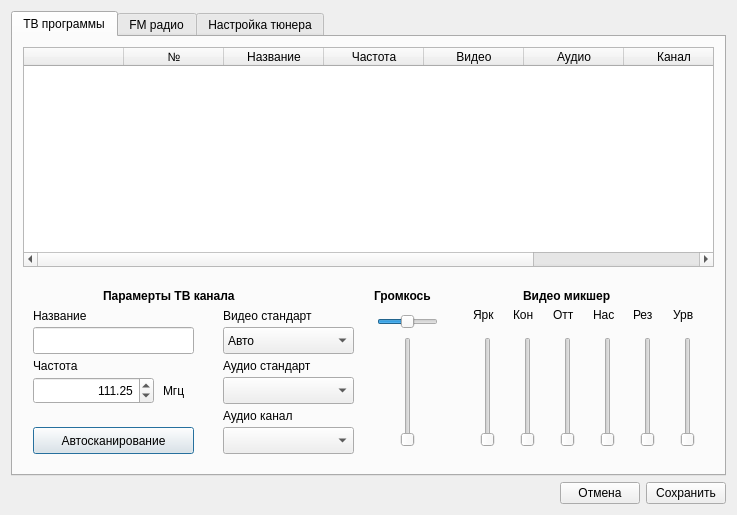
<?xml version="1.0" encoding="UTF-8"?>
<ui version="4.0">
 <class>PropertiesDialog</class>
 <widget class="QDialog" name="PropertiesDialog">
  <property name="windowModality">
   <enum>Qt::WindowModal</enum>
  </property>
  <property name="geometry">
   <rect>
    <x>0</x>
    <y>0</y>
    <width>737</width>
    <height>515</height>
   </rect>
  </property>
  <property name="windowTitle">
   <string>QtTvTime Настройка</string>
  </property>
  <property name="modal">
   <bool>true</bool>
  </property>
  <layout class="QVBoxLayout" name="verticalLayout">
   <item>
    <widget class="QTabWidget" name="tabWidget">
     <property name="currentIndex">
      <number>0</number>
     </property>
     <widget class="QWidget" name="tabWidgetPage2">
      <attribute name="title">
       <string>ТВ программы</string>
      </attribute>
      <widget class="QTableWidget" name="tableWidget">
       <property name="geometry">
        <rect>
         <x>10</x>
         <y>10</y>
         <width>691</width>
         <height>220</height>
        </rect>
       </property>
       <property name="editTriggers">
        <set>QAbstractItemView::NoEditTriggers</set>
       </property>
       <property name="alternatingRowColors">
        <bool>true</bool>
       </property>
       <property name="selectionMode">
        <enum>QAbstractItemView::SingleSelection</enum>
       </property>
       <property name="selectionBehavior">
        <enum>QAbstractItemView::SelectRows</enum>
       </property>
       <attribute name="verticalHeaderVisible">
        <bool>false</bool>
       </attribute>
       <column>
        <property name="text">
         <string/>
        </property>
       </column>
       <column>
        <property name="text">
         <string>№</string>
        </property>
       </column>
       <column>
        <property name="text">
         <string>Название</string>
        </property>
       </column>
       <column>
        <property name="text">
         <string>Частота</string>
        </property>
       </column>
       <column>
        <property name="text">
         <string>Видео</string>
        </property>
       </column>
       <column>
        <property name="text">
         <string>Аудио</string>
        </property>
       </column>
       <column>
        <property name="text">
         <string>Канал</string>
        </property>
       </column>
       <column>
        <property name="text">
         <string>Громкость</string>
        </property>
       </column>
      </widget>
      <widget class="QLabel" name="label_4">
       <property name="geometry">
        <rect>
         <x>90</x>
         <y>250</y>
         <width>170</width>
         <height>17</height>
        </rect>
       </property>
       <property name="font">
        <font>
         <weight>75</weight>
         <bold>true</bold>
        </font>
       </property>
       <property name="text">
        <string>Парамерты ТВ канала</string>
       </property>
      </widget>
      <widget class="QLabel" name="label_5">
       <property name="geometry">
        <rect>
         <x>20</x>
         <y>270</y>
         <width>81</width>
         <height>17</height>
        </rect>
       </property>
       <property name="text">
        <string>Название</string>
       </property>
      </widget>
      <widget class="QLineEdit" name="lineEdit_4">
       <property name="geometry">
        <rect>
         <x>20</x>
         <y>290</y>
         <width>161</width>
         <height>27</height>
        </rect>
       </property>
      </widget>
      <widget class="QLabel" name="label_6">
       <property name="geometry">
        <rect>
         <x>20</x>
         <y>320</y>
         <width>67</width>
         <height>17</height>
        </rect>
       </property>
       <property name="text">
        <string>Частота</string>
       </property>
      </widget>
      <widget class="QLabel" name="label_7">
       <property name="geometry">
        <rect>
         <x>150</x>
         <y>345</y>
         <width>31</width>
         <height>17</height>
        </rect>
       </property>
       <property name="text">
        <string>Мгц</string>
       </property>
      </widget>
      <widget class="QDoubleSpinBox" name="doubleSpinBox">
       <property name="geometry">
        <rect>
         <x>20</x>
         <y>340</y>
         <width>121</width>
         <height>27</height>
        </rect>
       </property>
       <property name="alignment">
        <set>Qt::AlignRight|Qt::AlignTrailing|Qt::AlignVCenter</set>
       </property>
       <property name="minimum">
        <double>1.000000000000000</double>
       </property>
       <property name="maximum">
        <double>1000.990000000000009</double>
       </property>
       <property name="singleStep">
        <double>0.250000000000000</double>
       </property>
       <property name="value">
        <double>111.250000000000000</double>
       </property>
      </widget>
      <widget class="QLabel" name="label_8">
       <property name="geometry">
        <rect>
         <x>210</x>
         <y>270</y>
         <width>121</width>
         <height>17</height>
        </rect>
       </property>
       <property name="text">
        <string>Видео стандарт</string>
       </property>
      </widget>
      <widget class="QComboBox" name="comboBox">
       <property name="geometry">
        <rect>
         <x>210</x>
         <y>290</y>
         <width>131</width>
         <height>27</height>
        </rect>
       </property>
       <item>
        <property name="text">
         <string>Авто</string>
        </property>
       </item>
       <item>
        <property name="text">
         <string>SECAM</string>
        </property>
       </item>
       <item>
        <property name="text">
         <string>PAL</string>
        </property>
       </item>
       <item>
        <property name="text">
         <string>NTSC</string>
        </property>
       </item>
      </widget>
      <widget class="QLabel" name="label_9">
       <property name="geometry">
        <rect>
         <x>210</x>
         <y>320</y>
         <width>121</width>
         <height>17</height>
        </rect>
       </property>
       <property name="text">
        <string>Аудио стандарт</string>
       </property>
      </widget>
      <widget class="QPushButton" name="pushButton">
       <property name="geometry">
        <rect>
         <x>20</x>
         <y>390</y>
         <width>161</width>
         <height>27</height>
        </rect>
       </property>
       <property name="text">
        <string>Автосканирование</string>
       </property>
      </widget>
      <widget class="QComboBox" name="comboBox_2">
       <property name="geometry">
        <rect>
         <x>210</x>
         <y>340</y>
         <width>131</width>
         <height>27</height>
        </rect>
       </property>
      </widget>
      <widget class="QComboBox" name="comboBox_3">
       <property name="geometry">
        <rect>
         <x>210</x>
         <y>390</y>
         <width>131</width>
         <height>27</height>
        </rect>
       </property>
      </widget>
      <widget class="QLabel" name="label_10">
       <property name="geometry">
        <rect>
         <x>210</x>
         <y>370</y>
         <width>121</width>
         <height>17</height>
        </rect>
       </property>
       <property name="text">
        <string>Аудио канал</string>
       </property>
      </widget>
      <widget class="QLabel" name="label_11">
       <property name="geometry">
        <rect>
         <x>361</x>
         <y>250</y>
         <width>71</width>
         <height>17</height>
        </rect>
       </property>
       <property name="font">
        <font>
         <weight>75</weight>
         <bold>true</bold>
        </font>
       </property>
       <property name="text">
        <string>Громкось</string>
       </property>
      </widget>
      <widget class="QLabel" name="label_12">
       <property name="geometry">
        <rect>
         <x>510</x>
         <y>250</y>
         <width>131</width>
         <height>17</height>
        </rect>
       </property>
       <property name="font">
        <font>
         <weight>75</weight>
         <bold>true</bold>
        </font>
       </property>
       <property name="text">
        <string>Видео микшер</string>
       </property>
      </widget>
      <widget class="QSlider" name="verticalSlider">
       <property name="geometry">
        <rect>
         <x>380</x>
         <y>300</y>
         <width>29</width>
         <height>110</height>
        </rect>
       </property>
       <property name="orientation">
        <enum>Qt::Vertical</enum>
       </property>
      </widget>
      <widget class="QSlider" name="verticalSlider_2">
       <property name="geometry">
        <rect>
         <x>460</x>
         <y>300</y>
         <width>29</width>
         <height>110</height>
        </rect>
       </property>
       <property name="orientation">
        <enum>Qt::Vertical</enum>
       </property>
      </widget>
      <widget class="QSlider" name="verticalSlider_3">
       <property name="geometry">
        <rect>
         <x>500</x>
         <y>300</y>
         <width>29</width>
         <height>110</height>
        </rect>
       </property>
       <property name="orientation">
        <enum>Qt::Vertical</enum>
       </property>
      </widget>
      <widget class="QSlider" name="verticalSlider_4">
       <property name="geometry">
        <rect>
         <x>580</x>
         <y>300</y>
         <width>29</width>
         <height>110</height>
        </rect>
       </property>
       <property name="orientation">
        <enum>Qt::Vertical</enum>
       </property>
      </widget>
      <widget class="QSlider" name="verticalSlider_5">
       <property name="geometry">
        <rect>
         <x>540</x>
         <y>300</y>
         <width>29</width>
         <height>110</height>
        </rect>
       </property>
       <property name="orientation">
        <enum>Qt::Vertical</enum>
       </property>
      </widget>
      <widget class="QSlider" name="verticalSlider_6">
       <property name="geometry">
        <rect>
         <x>620</x>
         <y>300</y>
         <width>29</width>
         <height>110</height>
        </rect>
       </property>
       <property name="orientation">
        <enum>Qt::Vertical</enum>
       </property>
      </widget>
      <widget class="QSlider" name="verticalSlider_7">
       <property name="geometry">
        <rect>
         <x>660</x>
         <y>300</y>
         <width>29</width>
         <height>110</height>
        </rect>
       </property>
       <property name="orientation">
        <enum>Qt::Vertical</enum>
       </property>
      </widget>
      <widget class="QSlider" name="horizontalSlider">
       <property name="geometry">
        <rect>
         <x>364</x>
         <y>270</y>
         <width>61</width>
         <height>29</height>
        </rect>
       </property>
       <property name="value">
        <number>50</number>
       </property>
       <property name="orientation">
        <enum>Qt::Horizontal</enum>
       </property>
       <property name="tickPosition">
        <enum>QSlider::NoTicks</enum>
       </property>
      </widget>
      <widget class="QLabel" name="label_13">
       <property name="geometry">
        <rect>
         <x>460</x>
         <y>270</y>
         <width>31</width>
         <height>16</height>
        </rect>
       </property>
       <property name="text">
        <string>Ярк</string>
       </property>
      </widget>
      <widget class="QLabel" name="label_14">
       <property name="geometry">
        <rect>
         <x>500</x>
         <y>270</y>
         <width>31</width>
         <height>16</height>
        </rect>
       </property>
       <property name="text">
        <string>Кон</string>
       </property>
      </widget>
      <widget class="QLabel" name="label_15">
       <property name="geometry">
        <rect>
         <x>580</x>
         <y>270</y>
         <width>31</width>
         <height>16</height>
        </rect>
       </property>
       <property name="text">
        <string>Нас</string>
       </property>
      </widget>
      <widget class="QLabel" name="label_16">
       <property name="geometry">
        <rect>
         <x>620</x>
         <y>270</y>
         <width>31</width>
         <height>16</height>
        </rect>
       </property>
       <property name="text">
        <string>Рез</string>
       </property>
      </widget>
      <widget class="QLabel" name="label_17">
       <property name="geometry">
        <rect>
         <x>660</x>
         <y>270</y>
         <width>31</width>
         <height>16</height>
        </rect>
       </property>
       <property name="text">
        <string>Урв</string>
       </property>
      </widget>
      <widget class="QLabel" name="label_18">
       <property name="geometry">
        <rect>
         <x>540</x>
         <y>270</y>
         <width>31</width>
         <height>16</height>
        </rect>
       </property>
       <property name="text">
        <string>Отт</string>
       </property>
      </widget>
     </widget>
     <widget class="QWidget" name="tab">
      <attribute name="title">
       <string>FM радио</string>
      </attribute>
      <widget class="QTableWidget" name="tableWidget_2">
       <property name="geometry">
        <rect>
         <x>10</x>
         <y>10</y>
         <width>691</width>
         <height>220</height>
        </rect>
       </property>
       <column>
        <property name="text">
         <string/>
        </property>
       </column>
       <column>
        <property name="text">
         <string>№</string>
        </property>
       </column>
       <column>
        <property name="text">
         <string>Название</string>
        </property>
       </column>
       <column>
        <property name="text">
         <string>Частота</string>
        </property>
       </column>
       <column>
        <property name="text">
         <string>Аудио</string>
        </property>
       </column>
       <column>
        <property name="text">
         <string>Канал</string>
        </property>
       </column>
       <column>
        <property name="text">
         <string>Громкость</string>
        </property>
       </column>
      </widget>
      <widget class="QDoubleSpinBox" name="doubleSpinBox_2">
       <property name="geometry">
        <rect>
         <x>20</x>
         <y>340</y>
         <width>121</width>
         <height>27</height>
        </rect>
       </property>
       <property name="alignment">
        <set>Qt::AlignRight|Qt::AlignTrailing|Qt::AlignVCenter</set>
       </property>
       <property name="minimum">
        <double>1.000000000000000</double>
       </property>
       <property name="maximum">
        <double>1000.990000000000009</double>
       </property>
       <property name="singleStep">
        <double>0.250000000000000</double>
       </property>
       <property name="value">
        <double>111.250000000000000</double>
       </property>
      </widget>
      <widget class="QSlider" name="verticalSlider_8">
       <property name="geometry">
        <rect>
         <x>380</x>
         <y>300</y>
         <width>29</width>
         <height>110</height>
        </rect>
       </property>
       <property name="orientation">
        <enum>Qt::Vertical</enum>
       </property>
      </widget>
      <widget class="QLabel" name="label_20">
       <property name="geometry">
        <rect>
         <x>361</x>
         <y>250</y>
         <width>71</width>
         <height>17</height>
        </rect>
       </property>
       <property name="font">
        <font>
         <weight>75</weight>
         <bold>true</bold>
        </font>
       </property>
       <property name="text">
        <string>Громкось</string>
       </property>
      </widget>
      <widget class="QPushButton" name="pushButton_2">
       <property name="geometry">
        <rect>
         <x>20</x>
         <y>390</y>
         <width>161</width>
         <height>27</height>
        </rect>
       </property>
       <property name="text">
        <string>Автосканирование</string>
       </property>
      </widget>
      <widget class="QComboBox" name="comboBox_4">
       <property name="geometry">
        <rect>
         <x>210</x>
         <y>290</y>
         <width>131</width>
         <height>27</height>
        </rect>
       </property>
      </widget>
      <widget class="QLabel" name="label_21">
       <property name="geometry">
        <rect>
         <x>90</x>
         <y>250</y>
         <width>180</width>
         <height>17</height>
        </rect>
       </property>
       <property name="font">
        <font>
         <weight>75</weight>
         <bold>true</bold>
        </font>
       </property>
       <property name="text">
        <string>Парамерты FM канала</string>
       </property>
      </widget>
      <widget class="QLineEdit" name="lineEdit_6">
       <property name="geometry">
        <rect>
         <x>20</x>
         <y>290</y>
         <width>161</width>
         <height>27</height>
        </rect>
       </property>
      </widget>
      <widget class="QLabel" name="label_22">
       <property name="geometry">
        <rect>
         <x>210</x>
         <y>270</y>
         <width>121</width>
         <height>17</height>
        </rect>
       </property>
       <property name="text">
        <string>Аудио стандарт</string>
       </property>
      </widget>
      <widget class="QSlider" name="horizontalSlider_2">
       <property name="geometry">
        <rect>
         <x>363</x>
         <y>270</y>
         <width>61</width>
         <height>29</height>
        </rect>
       </property>
       <property name="value">
        <number>50</number>
       </property>
       <property name="orientation">
        <enum>Qt::Horizontal</enum>
       </property>
       <property name="tickPosition">
        <enum>QSlider::NoTicks</enum>
       </property>
      </widget>
      <widget class="QLabel" name="label_23">
       <property name="geometry">
        <rect>
         <x>150</x>
         <y>345</y>
         <width>31</width>
         <height>17</height>
        </rect>
       </property>
       <property name="text">
        <string>Мгц</string>
       </property>
      </widget>
      <widget class="QLabel" name="label_24">
       <property name="geometry">
        <rect>
         <x>20</x>
         <y>270</y>
         <width>81</width>
         <height>17</height>
        </rect>
       </property>
       <property name="text">
        <string>Название</string>
       </property>
      </widget>
      <widget class="QLabel" name="label_25">
       <property name="geometry">
        <rect>
         <x>210</x>
         <y>320</y>
         <width>121</width>
         <height>17</height>
        </rect>
       </property>
       <property name="text">
        <string>Аудио канал</string>
       </property>
      </widget>
      <widget class="QComboBox" name="comboBox_5">
       <property name="geometry">
        <rect>
         <x>210</x>
         <y>340</y>
         <width>131</width>
         <height>27</height>
        </rect>
       </property>
      </widget>
      <widget class="QLabel" name="label_26">
       <property name="geometry">
        <rect>
         <x>20</x>
         <y>320</y>
         <width>67</width>
         <height>17</height>
        </rect>
       </property>
       <property name="text">
        <string>Частота</string>
       </property>
      </widget>
     </widget>
     <widget class="QWidget" name="tabWidgetPage1">
      <attribute name="title">
       <string>Настройка тюнера</string>
      </attribute>
      <widget class="QWidget" name="gridLayoutWidget">
       <property name="geometry">
        <rect>
         <x>10</x>
         <y>10</y>
         <width>561</width>
         <height>121</height>
        </rect>
       </property>
       <layout class="QGridLayout" name="gridLayout">
        <item row="0" column="1">
         <widget class="QLabel" name="label_19">
          <property name="text">
           <string>FM тюнер</string>
          </property>
         </widget>
        </item>
        <item row="0" column="0">
         <widget class="QLabel" name="label">
          <property name="text">
           <string>Видео тюнер</string>
          </property>
         </widget>
        </item>
        <item row="1" column="1">
         <widget class="QLineEdit" name="lineEdit_5">
          <property name="text">
           <string>/dev/radio0</string>
          </property>
         </widget>
        </item>
        <item row="2" column="0">
         <widget class="QLabel" name="label_2">
          <property name="text">
           <string>Аудио устройство</string>
          </property>
         </widget>
        </item>
        <item row="1" column="0">
         <widget class="QLineEdit" name="lineEdit">
          <property name="text">
           <string>/dev/video0</string>
          </property>
         </widget>
        </item>
        <item row="3" column="0">
         <widget class="QLineEdit" name="lineEdit_2">
          <property name="text">
           <string>hw:0</string>
          </property>
         </widget>
        </item>
        <item row="2" column="1">
         <widget class="QLabel" name="label_3">
          <property name="text">
           <string>Аудио канал</string>
          </property>
         </widget>
        </item>
        <item row="3" column="1">
         <widget class="QLineEdit" name="lineEdit_3">
          <property name="text">
           <string>CD</string>
          </property>
         </widget>
        </item>
       </layout>
      </widget>
     </widget>
    </widget>
   </item>
   <item>
    <layout class="QHBoxLayout" name="horizontalLayout">
     <item>
      <spacer name="horizontalSpacer">
       <property name="orientation">
        <enum>Qt::Horizontal</enum>
       </property>
       <property name="sizeHint" stdset="0">
        <size>
         <width>40</width>
         <height>20</height>
        </size>
       </property>
      </spacer>
     </item>
     <item>
      <widget class="QPushButton" name="pushButton_4">
       <property name="text">
        <string>Отмена</string>
       </property>
      </widget>
     </item>
     <item>
      <widget class="QPushButton" name="pushButton_3">
       <property name="text">
        <string>Сохранить</string>
       </property>
      </widget>
     </item>
    </layout>
   </item>
  </layout>
 </widget>
 <resources/>
 <connections/>
</ui>
